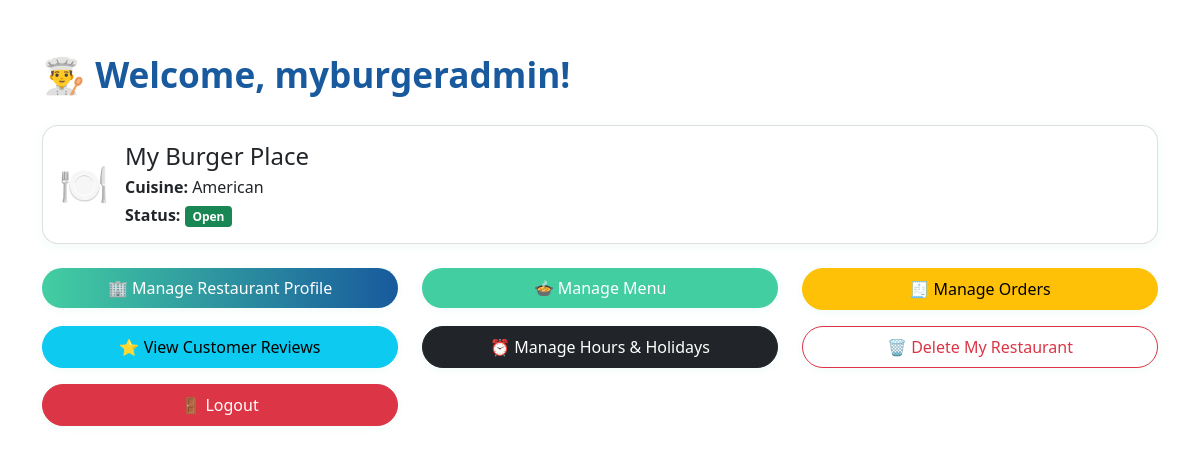
/partner_dashboard (signed in), run on the app's committed database.
### tables this page shows
CREATE TABLE restaurant_owners (
        id INTEGER PRIMARY KEY AUTOINCREMENT,
        username TEXT NOT NULL UNIQUE,
        password TEXT NOT NULL,
        contact TEXT,
        restaurant_id INTEGER,
        FOREIGN KEY(restaurant_id) REFERENCES restaurants(id)
    );

CREATE TABLE restaurants (
        id INTEGER PRIMARY KEY AUTOINCREMENT,
        name TEXT NOT NULL,
        cuisine TEXT,
        rating REAL DEFAULT 0,
        delivery_time INTEGER,
        thumbnail TEXT,
        is_open INTEGER DEFAULT 1
    );

### routes/partner_routes.py (the view)
@partner_bp.route('/partner_dashboard')
def partner_dashboard():
    if 'partner' not in session:
        return redirect(url_for('partner.partner_login'))
    username = session['partner']
    try:
        conn = sqlite3.connect('database.db')
        cursor = conn.cursor()
        cursor.execute('SELECT id, restaurant_id FROM restaurant_owners WHERE username=?', (username,))
        owner = cursor.fetchone()
        partner_info = {'username': username}
        restaurant = None
        if owner and owner[1]:
            cursor.execute('SELECT name, cuisine, is_open FROM restaurants WHERE id=?', (owner[1],))
            restaurant = cursor.fetchone()
            if restaurant:
                partner_info['restaurant_name'] = restaurant[0]
                partner_info['cuisine'] = restaurant[1]
                partner_info['is_open'] = restaurant[2]
        conn.close()
        return render_template('partner_dashboard.html', partner=partner_info)
    except Exception as e:
        logging.error(f"Partner dashboard error: {e}")
        flash('An error occurred while loading your dashboard. Please try again later.', 'danger')
        return render_template('partner_dashboard.html', partner={'username': username})

### templates/partner_dashboard.html (shortened to what this page needs)
<!DOCTYPE html>
<html lang="en">
<head>
    <link rel="stylesheet" href="https://cdn.jsdelivr.net/npm/bootstrap@5.1.3/dist/css/bootstrap.min.css">
    <link rel="stylesheet" href="{{ url_for('static', filename='style.css') }}">
</head>
<body>
<div class="container mt-5">
    <div class="dashboard-header mb-4">👨‍🍳 Welcome, {{ partner.username }}!</div>
    {% if partner.restaurant_name %}
        <div class="card info-card mb-4">
            <div class="card-body d-flex align-items-center">
                <span class="info-icon">🍽️</span>
                <div>
                    <h4 class="mb-1">{{ partner.restaurant_name }}</h4>
                    <div class="mb-1"><strong>Cuisine:</strong> {{ partner.cuisine }}</div>
                    <div><strong>Status:</strong> <span class="badge bg-{{ 'success' if partner.is_open else 'danger' }}">{{ 'Open' if partner.is_open else 'Closed' }}</span></div>
                </div>
            </div>
        </div>
    {% else %}
        <div class="alert alert-warning">No restaurant profile found. Please create your restaurant profile.</div>
    {% endif %}
    <div class="row quick-links">
        <div class="col-md-4">
            <a href="/partner_restaurant_profile" class="btn btn-primary w-100 mb-3">🏢 Manage Restaurant Profile</a>
        </div>
        <div class="col-md-4">
            <a href="/partner_menu" class="btn btn-success w-100 mb-3">🍲 Manage Menu</a>
        </div>
        <div class="col-md-4">
            <a href="/partner_orders" class="btn btn-warning w-100 mb-3">🧾 Manage Orders</a>
        </div>
        <div class="col-md-4">
            <a href="/partner_reviews" class="btn btn-info w-100 mb-3">⭐ View Customer Reviews</a>
        </div>
        <div class="col-md-4">
            <a href="/partner_hours" class="btn btn-dark w-100 mb-3">⏰ Manage Hours & Holidays</a>
        </div>
        <div class="col-md-4">
            <form method="post" action="/partner_delete_restaurant" onsubmit="return confirm('Are you sure you want to delete your restaurant and all its data? This cannot be undone.');" class="d-inline">
                <button type="submit" class="btn btn-outline-danger w-100 mb-3">🗑️ Delete My Restaurant</button>
            </form>
        </div>
        <div class="col-md-4">
            <a href="/logout" class="btn btn-danger w-100 mb-3">🚪 Logout</a>
        </div>
    </div>
</div>
</body>
</html>

### static/style.css (style rules this page uses)
.btn, .btn-success, .btn-primary, .btn-info, .btn-warning, .btn-danger { border-radius: 2rem; font-weight: 500; padding: 0.5rem 1.5rem; box-shadow: 0 2px 8px rgba(67, 206, 162, 0.08); transition: background 0.2s, color 0.2s; display: inline-block; text-align: center; vertical-align: middle; cursor: pointer; }
.btn-success { background: #43cea2; color: #fff; border: none; }
.btn-primary { background: linear-gradient(90deg, #43cea2 0%, #185a9d 100%); color: #fff; border: none; }

### templates/partner_dashboard.html (style rules this page uses)
.dashboard-header { font-size: 2.2rem; font-weight: 700; color: #185a9d; margin-bottom: 1.5rem; }
.info-card { border-radius: 1rem; box-shadow: 0 2px 12px rgba(67, 206, 162, 0.08); margin-bottom: 2rem; }
.info-icon { font-size: 2.5rem; color: #43cea2; margin-right: 1rem; }
.quick-links .btn { min-width: 220px; margin-bottom: 1rem; }

### data on the page
restaurant_owners: username "myburgeradmin"
restaurants: restaurant_name "My Burger Place", cuisine "American", is_open "Open"
